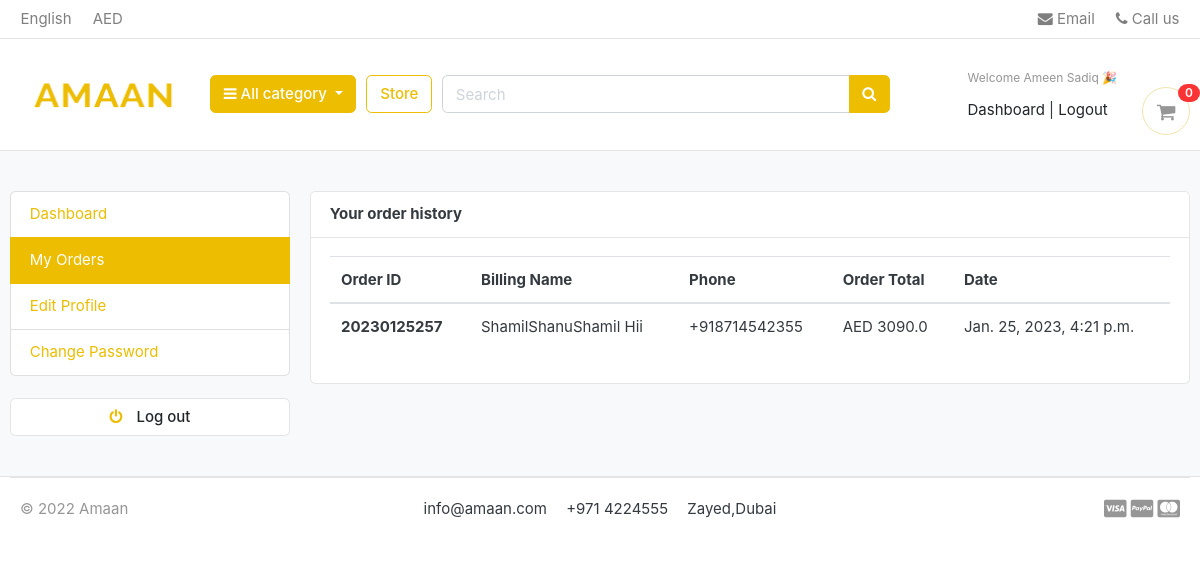
Page /accounts/my_orders/ (signed in) on the earlier database version.
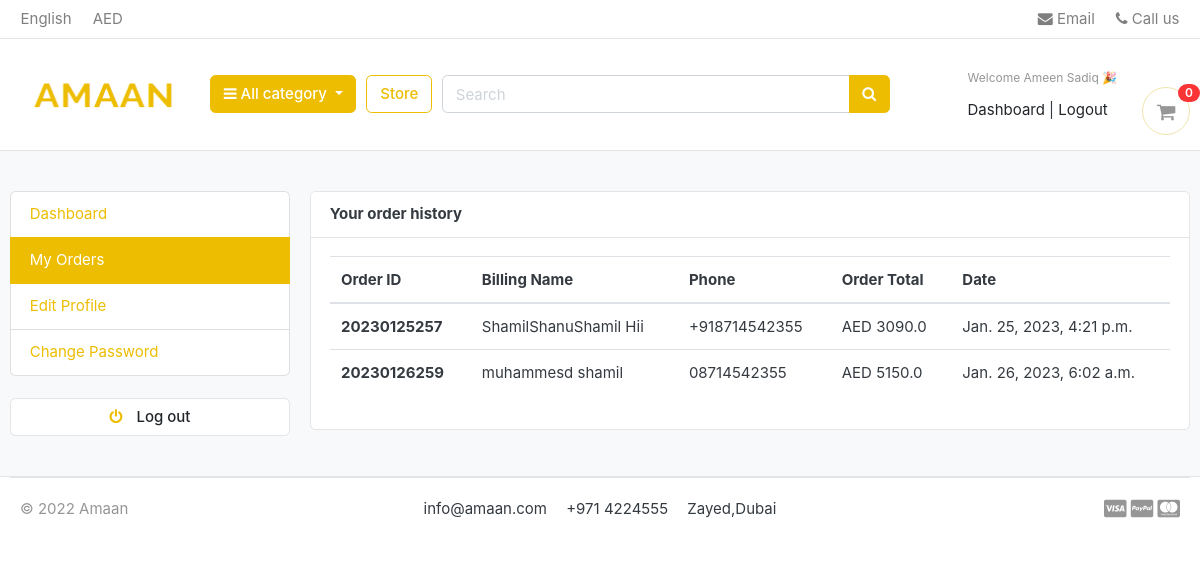
Same page on the later database version.
### orders/models.py (models this page shows, shortened)
class Order(models.Model):
    STATUS = (
        ('New', 'New'),
        ('Accepted', 'Accepted'),
        ('Completed', 'Completed'),
        ('Cancelled', 'Cancelled'),
    )
    user = models.ForeignKey(Accounts, on_delete=models.SET_NULL, null=True)
    payment = models.ForeignKey(Payment, on_delete=models.SET_NULL, blank=True, null=True)
    order_number = models.CharField(max_length=20)
    first_name = models.CharField(max_length=50)
    last_name = models.CharField(max_length=50)
    phone = models.CharField(max_length=50)
    email= models.EmailField(max_length=50)
    address_line_1 = models.CharField(max_length=50)
    address_line_2 = models.CharField(max_length=50,  blank=True)
    country = models.CharField(max_length=50)
    state = models.CharField(max_length=50)
    city = models.CharField(max_length=50)
    order_note = models.CharField(max_length=100, blank=True)
    order_total = models.FloatField(null=True)
    tax = models.FloatField()
    status = models.CharField(max_length=10, choices=STATUS,default='New')
    ip = models.CharField(max_length=20, blank=True)
    is_ordered = models.BooleanField(default=False)
    created_at = models.DateTimeField(auto_now_add=True)
    updated_at = models.DateTimeField(auto_now=True)
    def full_name(self):
        return f'{self.first_name} {self.last_name}'

### accounts/views.py (the view)
# urls.py: path('my_orders/', views.my_orders, name="my_orders"),
def my_orders(request):
    orders = Order.objects.filter(user=request.user, is_ordered=True)
    context = {
        'orders' : orders,
    }
    return render(request, 'accounts/my_orders.html',context)

### carts/context_processors.py (called while the page is built)
def counter(request):
    cart_count = 0
    if 'admin' in request.path:
        return{}
    else:
        try:
            cart = Cart.objects.filter(cart_id=cart_id(request))
            if request.user.is_authenticated:
                cart_items = CartItem.objects.all().filter(user=request.user)
            else:
                cart_items = CartItem.objects.all().filter(cart=cart[:1])
            for cart_item in cart_items:
                cart_count += cart_item.quantity
        except Cart.DoesNotExist:
            cart_count = 0
    return dict(cart_count=cart_count)

### carts/views.py (called while the page is built)
def cart_id(request):
    cart = request.session.session_key
    if not cart:
        cart = request.session.create()
    return cart

### category/context_processors.py (called while the page is built)
def menu_links(request):
    links = Category.objects.all()
    return dict(links=links)

### category/models.py (called while the page is built)
    def get_url(self):
        return reverse('products_by_category', args=[self.slug])

### templates/accounts/my_orders.html (shortened to what this page needs)
{% extends 'base.html' %}
{% block content %}
<section class="section-conten padding-y bg">
    <div class="container">
        <div class="row">
       {% include 'includes/dashboard_sidebar.html'%}
        <main class="col-md-9">
            <article class="card">
            <header class="card-header">
                <strong class="d-inline-block mr-3">Your order history</strong>
            </header>
            <div class="card-body">
                <div class="row">
                    <div class="col-md-12">
                        <table class="table table-hover">
                            <thead>
                              <tr>
                                <th scope="col">Order ID</th>
                                <th scope="col">Billing Name</th>
                                <th scope="col">Phone</th>
                                <th scope="col">Order Total</th>
                                <th scope="col">Date</th>
                              </tr>
                            </thead>
                            <tbody>
                            {% for order in orders %}
                              <tr>
                                <th scope="row">{{order.order_number}}</th>
                                <td>{{order.full_name}}</td>
                                <td>{{order.phone}}</td>
                                <td>AED {{order.order_total}}</td>
                                <td>{{order.created_at}}</td>
                              </tr>
                            {% endfor %}
                            </tbody>
                          </table>
                    </div>
                </div>
            </div>
            </div>
    </div>
    </section>
{% endblock %}

Differences in the rows shown:
added Order: order_number "20230126259", full_name "muhammesd shamil", phone "08714542355", order_total "5150.0", created_at "Jan. 26, 2023, 6:02 a.m."
